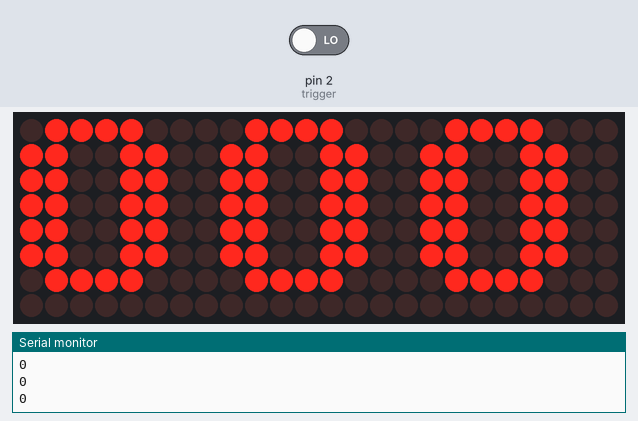
Bench run of a sketch on a simulated Arduino Uno, built with avr-gcc and run on an emulated ATmega328P. Parts: 24×8 LED matrix, the last lines printed to the serial monitor. Inputs (shaded band) come from the test bench; at power-on: pin 2 (trigger) LOW. Random numbers use the default seed unless the sketch sets one.

Above: at 0.1 s.
At 4.19 s:
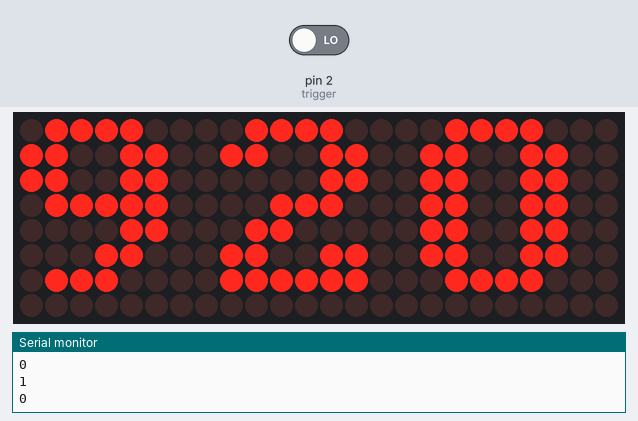
At 9.72 s:
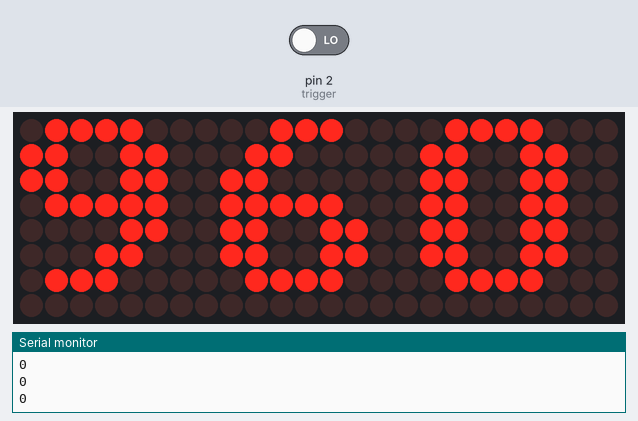
At 19.39 s:
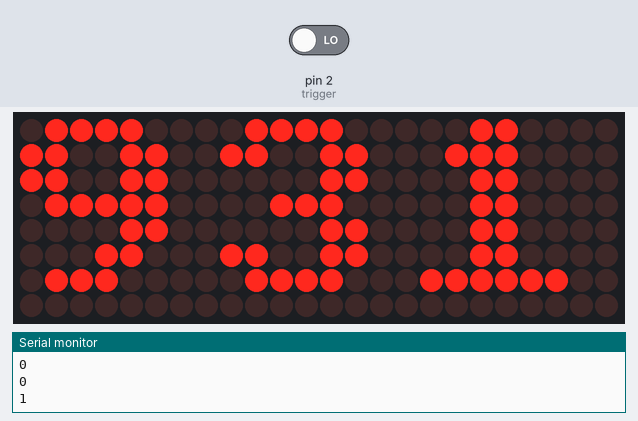
At 29.06 s:
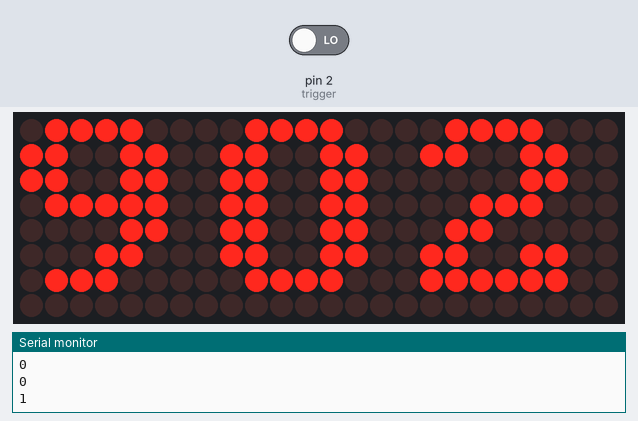
At 38.74 s:
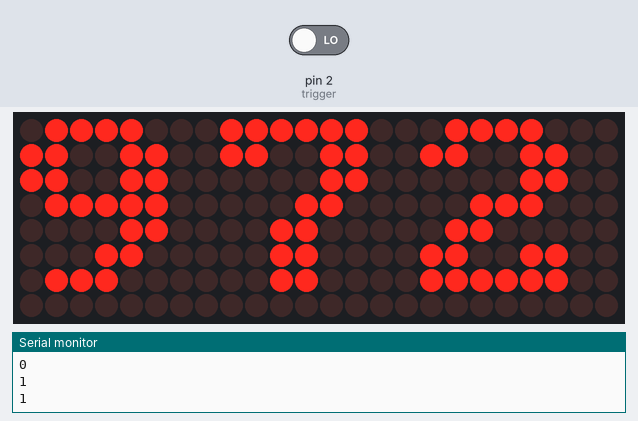

The sketch:

LEDMatrix.ino
```cpp
//We always have to include the library
#include "LedControl.h"
#define trigger 2
/*
 Now we need a LedControl to work with.
 ***** These pin numbers will probably not work with your hardware *****
 pin 12 is connected to the DataIn
 pin 11 is connected to the CLK
 pin 10 is connected to LOAD/CS
 ***** Please set the number of devices you have *****
 But the maximum default of 8 MAX72XX wil also work.
 */
LedControl lc=LedControl(12,11,10,3);

/* we always wait a bit between updates of the display */
bool isStopped = false;
unsigned long delaytime=500;
int counter = 0;
int counter2 = 0;
int counter3 = 0;
int mover = 0;

/*
 This time we have more than one device.
 But all of them have to be initialized
 individually.
 */
void setup() {
  Serial.begin(9600);
  pinMode(trigger, INPUT);
  //we have already set the number of devices when we created the LedControl
  int devices=lc.getDeviceCount();
  //we have to init all devices in a loop
  for(int address=0;address<devices;address++) {
    /*The MAX72XX is in power-saving mode on startup*/
    lc.shutdown(address,false);
    /* Set the brightness to a medium values */
    lc.setIntensity(address,1);
    /* and clear the display */
    lc.clearDisplay(address);
  }

  for(int x = 0; x<3; x++)
  {
    count(0, x);
  }
}

void loop() {
  //read the number cascaded devices
  int devices=lc.getDeviceCount();

  if(digitalRead(trigger))
  {
    isStopped = !isStopped;
  }
  Serial.println(digitalRead(trigger));

  //casino();
  counting();
  delay(70);
  //we have to init all devices in a loop
}
```

Functions.ino
```cpp
void counting()
{
  if(counter > 9)
  {
    counter2++;
    counter = 0;
    count(counter, 0);
  }
  else
  {
    count(counter, 0);
  }

  if(counter2 > 9)
  {
    counter3++;
    counter2 = 0;
    count(counter2, 1);
  }
  else
  {
    count(counter2, 1);
  }

  if(counter3 > 9)
  {
    counter3 = counter2 = counter = 0;
    count(counter, 0);
    count(counter2, 1);
    count(counter3, 2);
  }
  else
  {
    count(counter3, 2);
  }
  counter++;
}

void casino()
{
  if(!isStopped)
  {
    int x = random(0, 10);
    int x1 = random(0, 10);
    int x2 = random(0, 10);

//    counter(x, 0);
//    counter(x1, 1);
//    counter(x2, 2);
  }
}
```

NumberDrawerHelper.ino
```cpp
void setNumber(int address, int row, int col, bool val)
{
  lc.setLed(address,row,col,val);
}

void assignPoints(int dots[][8], int address)
{
  Serial.println(dots[4][2]);
  for(int row=0;row<8;row++)
  {
    for(int col=0;col<8;col++)
    {
      if(dots[row][col] == 1)
      {
        setNumber(address, row, col, true);
      }
      else
      {
        setNumber(address, row, col, false);
      }
    }
  }
}
```

NumberFunction.ino
```cpp
void count(int x, int address)
{
  switch(x)
  {
    case 0:
      number_0(address);
      break;
    case 1:
      number_1(address);
      break;
    case 2:
      number_2(address);
      break;
    case 3:
      number_3(address);
      break;
    case 4:
      number_4(address);
      break;
    case 5:
      number_5(address);
      break;
    case 6:
      number_6(address);
      break;
    case 7:
      number_7(address);
      break;
    case 8:
      number_8(address);
      break;
    case 9:
      number_9(address);
      break;
  }
}
```

Source omitted: Number.ino (data table, 2989 bytes)
